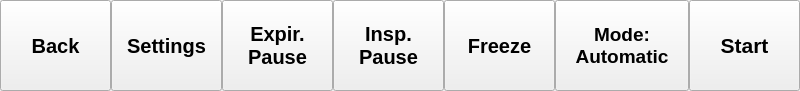
<?xml version="1.0" encoding="UTF-8"?>
<ui version="4.0">
 <class>Form</class>
 <widget class="QWidget" name="Form">
  <property name="geometry">
   <rect>
    <x>0</x>
    <y>0</y>
    <width>800</width>
    <height>91</height>
   </rect>
  </property>
  <property name="windowTitle">
   <string>Form</string>
  </property>
  <layout class="QHBoxLayout" name="horizontalLayout">
   <property name="spacing">
    <number>0</number>
   </property>
   <property name="leftMargin">
    <number>0</number>
   </property>
   <property name="topMargin">
    <number>0</number>
   </property>
   <property name="rightMargin">
    <number>0</number>
   </property>
   <property name="bottomMargin">
    <number>0</number>
   </property>
   <item>
    <widget class="QPushButton" name="button_back">
     <property name="sizePolicy">
      <sizepolicy hsizetype="Minimum" vsizetype="Expanding">
       <horstretch>0</horstretch>
       <verstretch>0</verstretch>
      </sizepolicy>
     </property>
     <property name="maximumSize">
      <size>
       <width>134</width>
       <height>16777215</height>
      </size>
     </property>
     <property name="font">
      <font>
       <pointsize>15</pointsize>
       <weight>75</weight>
       <bold>true</bold>
      </font>
     </property>
     <property name="text">
      <string>Back</string>
     </property>
    </widget>
   </item>
   <item>
    <widget class="QPushButton" name="button_settings">
     <property name="sizePolicy">
      <sizepolicy hsizetype="Minimum" vsizetype="Expanding">
       <horstretch>0</horstretch>
       <verstretch>0</verstretch>
      </sizepolicy>
     </property>
     <property name="maximumSize">
      <size>
       <width>134</width>
       <height>16777215</height>
      </size>
     </property>
     <property name="font">
      <font>
       <pointsize>15</pointsize>
       <weight>75</weight>
       <bold>true</bold>
      </font>
     </property>
     <property name="text">
      <string>Settings</string>
     </property>
    </widget>
   </item>
   <item>
    <widget class="QPushButton" name="button_expause">
     <property name="sizePolicy">
      <sizepolicy hsizetype="Minimum" vsizetype="Expanding">
       <horstretch>0</horstretch>
       <verstretch>0</verstretch>
      </sizepolicy>
     </property>
     <property name="maximumSize">
      <size>
       <width>134</width>
       <height>16777215</height>
      </size>
     </property>
     <property name="font">
      <font>
       <pointsize>15</pointsize>
       <weight>75</weight>
       <bold>true</bold>
      </font>
     </property>
     <property name="text">
      <string>Expir.
Pause</string>
     </property>
    </widget>
   </item>
   <item>
    <widget class="QPushButton" name="button_inspause">
     <property name="sizePolicy">
      <sizepolicy hsizetype="Minimum" vsizetype="Expanding">
       <horstretch>0</horstretch>
       <verstretch>0</verstretch>
      </sizepolicy>
     </property>
     <property name="maximumSize">
      <size>
       <width>134</width>
       <height>16777215</height>
      </size>
     </property>
     <property name="font">
      <font>
       <pointsize>15</pointsize>
       <weight>75</weight>
       <bold>true</bold>
      </font>
     </property>
     <property name="text">
      <string>Insp.
Pause</string>
     </property>
    </widget>
   </item>
   <item>
    <widget class="QPushButton" name="button_freeze">
     <property name="sizePolicy">
      <sizepolicy hsizetype="Minimum" vsizetype="Expanding">
       <horstretch>0</horstretch>
       <verstretch>0</verstretch>
      </sizepolicy>
     </property>
     <property name="maximumSize">
      <size>
       <width>134</width>
       <height>16777215</height>
      </size>
     </property>
     <property name="font">
      <font>
       <pointsize>15</pointsize>
       <weight>75</weight>
       <bold>true</bold>
      </font>
     </property>
     <property name="text">
      <string>Freeze</string>
     </property>
    </widget>
   </item>
   <item>
    <widget class="QPushButton" name="button_autoassist">
     <property name="sizePolicy">
      <sizepolicy hsizetype="Minimum" vsizetype="Expanding">
       <horstretch>0</horstretch>
       <verstretch>0</verstretch>
      </sizepolicy>
     </property>
     <property name="minimumSize">
      <size>
       <width>134</width>
       <height>0</height>
      </size>
     </property>
     <property name="maximumSize">
      <size>
       <width>134</width>
       <height>16777215</height>
      </size>
     </property>
     <property name="font">
      <font>
       <pointsize>14</pointsize>
       <weight>75</weight>
       <bold>true</bold>
      </font>
     </property>
     <property name="text">
      <string>Mode:
Automatic</string>
     </property>
    </widget>
   </item>
   <item>
    <widget class="QPushButton" name="button_startstop">
     <property name="sizePolicy">
      <sizepolicy hsizetype="Minimum" vsizetype="Expanding">
       <horstretch>0</horstretch>
       <verstretch>0</verstretch>
      </sizepolicy>
     </property>
     <property name="minimumSize">
      <size>
       <width>110</width>
       <height>0</height>
      </size>
     </property>
     <property name="maximumSize">
      <size>
       <width>134</width>
       <height>16777215</height>
      </size>
     </property>
     <property name="font">
      <font>
       <pointsize>16</pointsize>
       <weight>75</weight>
       <bold>true</bold>
      </font>
     </property>
     <property name="text">
      <string>Start</string>
     </property>
    </widget>
   </item>
  </layout>
 </widget>
 <resources/>
 <connections/>
</ui>
